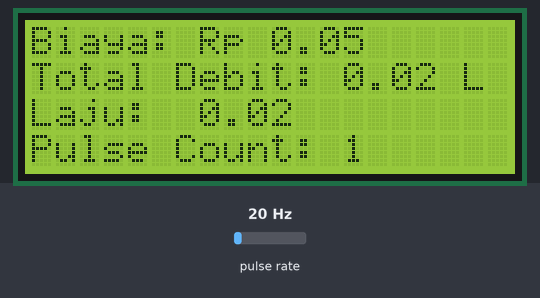
The sketch below on a simulated ESP32. Shown: 20×4 character LCD. Wiring (inferred from the names in the program): pulse sensor: data GPIO 26. Inputs (shaded band) come from the test bench; at power-on: pulse rate 20 Hz. WiFi joins after 1.5 s; servers stay silent unless stated; network time is answered at once with the bench clock; the local clock reads 2024-03-15 10:24:30 at power-on unless the sketch sets it; storage starts empty; what the sketch prints to the serial monitor is not drawn.

Above: at 4.4 s.
4.5 s: pulse rate (sensor on GPIO 26) set to 4 Hz
At 6.7 s:
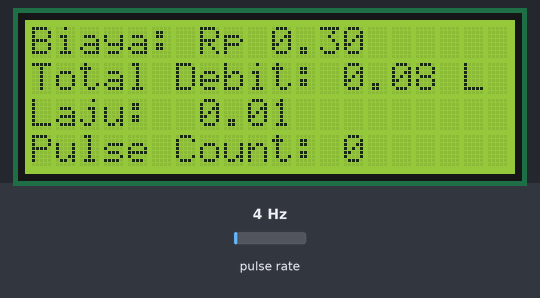
7.5 s: pulse rate (sensor on GPIO 26) set to 50 Hz
At 9.0 s:
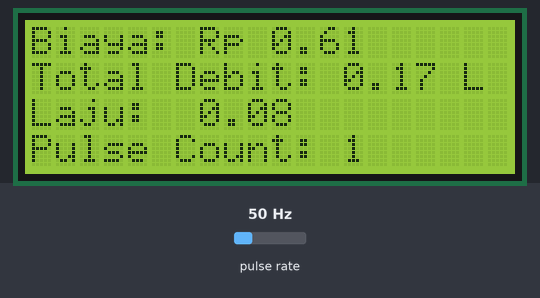
10.5 s: pulse rate (sensor on GPIO 26) set to 100 Hz
At 11.6 s:
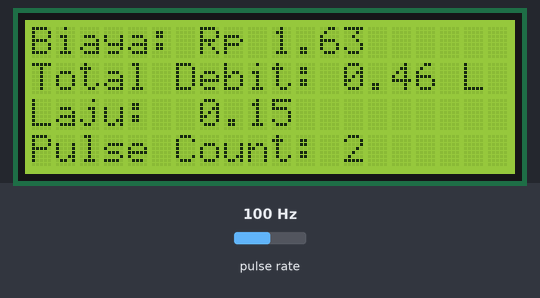
Timing chart, 0 to 13.5 s (numbered marks = the images above; inputs shaded):
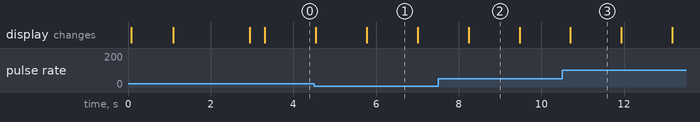

Measured:
- what the display in image 1 shows lasts 1.2 s, from 5.8 s to 7.0 s

The sketch:

SmartWater.ino
```cpp
#define BLYNK_TEMPLATE_ID "TMPL6vVQXINP3"
#define BLYNK_TEMPLATE_NAME "Smart Water"
#define BLYNK_AUTH_TOKEN "M644Q9PGLxyz5lxEDD1-PIrsh7XMBwnn"

#include <WiFi.h>
#include <WiFiClientSecure.h>
#include <LiquidCrystal_I2C.h>
#include <UniversalTelegramBot.h>
#include <ArduinoJson.h>
#include <SD.h>
#include <SPI.h>
#include <NTPClient.h>
#include <WiFiUdp.h>
#include <BlynkSimpleEsp32.h>

#define FLOW_SENSOR_PIN 26   // Pin untuk sensor waterflow
#define PULSES_PER_LITER 450 // Pulsa per liter untuk sensor YF-S201
#define SD_CS_PIN 5          // Pin CS untuk microSD card

// Inisialisasi LCD (20x4)
LiquidCrystal_I2C lcd(0x27, 20, 4);

// WiFi Credentials
const char* ssid = "fauzi";
const char* password = "muntilan";

// Telegram BOT
#define BOTtoken "7527693914:AAHTVMdaJYKI3bg-Io2HUhyi3PpY2uLHD_w"
#define CHAT_ID "5994652575"

WiFiClientSecure client;
UniversalTelegramBot bot(BOTtoken, client);
WiFiUDP ntpUDP;
NTPClient timeClient(ntpUDP, "asia.pool.ntp.org", 7 * 3600, 10000); // UTC+7 offset with 10-second update interval

// Variabel untuk sensor waterflow
volatile int pulseCount = 0;
float flowRate = 0;
float totalLiters = 0;
float costPerM3 = 3500.00;  // Harga per m³
float totalCost = 0;

File dataFile;  // Untuk manajemen file di microSD

// Fungsi untuk menghitung pulsa dari sensor aliran
void IRAM_ATTR pulseCounter() {
  pulseCount++;
}

// Fungsi untuk membaca data dari microSD saat startup
void readFromSD() {
  dataFile = SD.open("/data.txt");
  if (dataFile) {
    totalLiters = dataFile.readStringUntil('\n').toFloat();
    totalCost = dataFile.readStringUntil('\n').toFloat();
    dataFile.close();
  }
}

// Fungsi untuk menyimpan data ke microSD
void writeToSD() {
  dataFile = SD.open("/data.txt", FILE_WRITE); // Tulis data dan menimpa file lama
  if (dataFile) {
    dataFile.println(totalLiters);
    dataFile.println(totalCost);
    dataFile.close();
  }
}

// Setup Wi-Fi dan komponen lainnya
void setup() {
  Serial.begin(115200);

  // Inisialisasi LCD
  Wire.begin(21, 22); // SDA = GPIO21, SCL = GPIO22
  lcd.init();
  lcd.backlight();

  // Tampilkan pesan sambutan "Smart Water" selama 1 detik
  lcd.setCursor(4, 1);    // Mengatur posisi ke tengah layar (20x4)
  lcd.print("Smart Water");
  delay(1000);            // Tahan pesan selama 2 detik
  lcd.clear();            // Hapus pesan setelah sambutan

  // Inisialisasi SD card
  if (!SD.begin(SD_CS_PIN)) {
    Serial.println("SD Card initialization failed!");
    return;
  }

  // Inisialisasi Wi-Fi
  WiFi.begin(ssid, password);
  unsigned long wifiStart = millis();
  bool wifiConnected = false;
  while (millis() - wifiStart < 10000) { // Timeout 10 detik
    if (WiFi.status() == WL_CONNECTED) {
      wifiConnected = true;
      break;
    }
    delay(500);
    Serial.print(".");
  }
  if (wifiConnected) {
    Serial.println("\nWiFi connected.");
    client.setCACert(TELEGRAM_CERTIFICATE_ROOT); // Setup koneksi aman untuk Telegram
    bot.sendMessage(CHAT_ID, "Bot started up", "");
  } else {
    Serial.println("\nWiFi not connected.");
  }

  // Setup NTP Client
  timeClient.begin();

  readFromSD(); // Baca data dari microSD

  // Setup sensor aliran air
  pinMode(FLOW_SENSOR_PIN, INPUT_PULLUP);
  attachInterrupt(digitalPinToInterrupt(FLOW_SENSOR_PIN), pulseCounter, FALLING);

  // Menampilkan pesan awal di LCD
  lcd.setCursor(0, 0);
  lcd.print("Biaya: ");
  lcd.setCursor(0, 1);
  lcd.print("Total Debit:");
  lcd.setCursor(0, 2);
  lcd.print("Laju: ");
  lcd.setCursor(0, 3);
  lcd.print("Pulse Count:");

  // Inisialisasi Blynk
  Blynk.begin(BLYNK_AUTH_TOKEN, ssid, password);
}

void loop() {
  Blynk.run();

  // Update NTP time
  timeClient.update();
  Serial.print("Tanggal dan Waktu: ");
  Serial.println(timeClient.getFormattedTime());

  static unsigned long lastTime = 0;
  unsigned long currentTime = millis();

  // Hitung debit air setiap 1 detik
  if (currentTime - lastTime >= 1000) {  // Setiap 1 detik
    // Hitung laju aliran
    flowRate = ((float)pulseCount / PULSES_PER_LITER);

    // Tambahkan total liter
    totalLiters += flowRate;

    // Hitung biaya
    totalCost = (totalLiters / 1000) * costPerM3;

    // Reset pulsa
    pulseCount = 0;
    lastTime = currentTime;

    // Tampilkan di LCD
    lcd.setCursor(7, 0);
    lcd.print("Rp ");
    lcd.print(totalCost, 2);

    lcd.setCursor(13, 1);
    lcd.print(totalLiters, 2);
    lcd.print(" L");  // Tambahkan satuan liter

    lcd.setCursor(7, 2);
    lcd.print(flowRate, 2);

    lcd.setCursor(13, 3);
    lcd.print(pulseCount);

    // Tampilkan di Serial Monitor
    Serial.print("Total Biaya: Rp ");
    Serial.print(totalCost, 2);
    Serial.print(" | Total Debit: ");
    Serial.print(totalLiters, 2);
    Serial.println(" L");

    // Simpan ke microSD
    writeToSD();

    // Kirim data ke Blynk
    Blynk.virtualWrite(V1, totalLiters);    // Kirim Total Debit ke Chart (V1)
    Blynk.virtualWrite(V2, flowRate);       // Kirim Laju Aliran ke Gauge (V2)
    Blynk.virtualWrite(V3, totalCost);      // Kirim Total Biaya ke Label (V3)
  }

  // Cek apakah ada pesan dari bot Telegram
  int numNewMessages = bot.getUpdates(bot.last_message_received + 1);
  for (int i = 0; i < numNewMessages; i++) {
    String chat_id = bot.messages[i].chat_id;
    String text = bot.messages[i].text;

    // Command "/status" to display current status
    if (text == "/status") {
      String message = "Tanggal dan Waktu: " + timeClient.getFormattedTime() + "\n";
      message += "Total Debit: " + String(totalLiters, 2) + " L\n";
      message += "Total Biaya: Rp " + String(totalCost, 2);
      bot.sendMessage(chat_id, message, "");
    }

    // Command "/reset" untuk menghapus data di SD card
    if (text == "/reset") {
      // Hapus data di SD Card
      if (SD.exists("/data.txt")) {
        SD.remove("/data.txt");
        // Setel ulang variabel yang menyimpan data debit dan biaya
        totalLiters = 0;
        totalCost = 0;
        bot.sendMessage(chat_id, "Data telah direset di kartu SD dan variabel diatur ulang.", "");
      } else {
        bot.sendMessage(chat_id, "Data tidak ditemukan di kartu SD.", "");
      }
    }
  }
}
```
